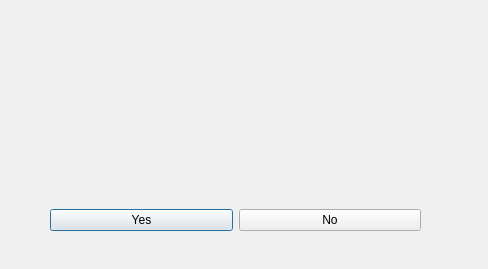
<?xml version="1.0" encoding="UTF-8"?>
<ui version="4.0">
 <class>aFoodDialog</class>
 <widget class="QDialog" name="aFoodDialog">
  <property name="geometry">
   <rect>
    <x>0</x>
    <y>0</y>
    <width>488</width>
    <height>269</height>
   </rect>
  </property>
  <property name="contextMenuPolicy">
   <enum>Qt::NoContextMenu</enum>
  </property>
  <property name="acceptDrops">
   <bool>true</bool>
  </property>
  <property name="windowTitle">
   <string>Delete Food Item</string>
  </property>
  <widget class="QWidget" name="">
   <property name="geometry">
    <rect>
     <x>50</x>
     <y>30</y>
     <width>371</width>
     <height>201</height>
    </rect>
   </property>
   <layout class="QVBoxLayout" name="verticalLayout">
    <item>
     <widget class="QLabel" name="promptLabel">
      <property name="styleSheet">
       <string notr="true">font: 11pt &quot;Sitka&quot;;</string>
      </property>
      <property name="text">
       <string/>
      </property>
      <property name="alignment">
       <set>Qt::AlignCenter</set>
      </property>
     </widget>
    </item>
    <item>
     <layout class="QHBoxLayout" name="horizontalLayout">
      <item>
       <widget class="QPushButton" name="yesButton">
        <property name="text">
         <string>Yes</string>
        </property>
       </widget>
      </item>
      <item>
       <widget class="QPushButton" name="noButton">
        <property name="text">
         <string>No</string>
        </property>
       </widget>
      </item>
     </layout>
    </item>
   </layout>
  </widget>
 </widget>
 <resources/>
 <connections/>
</ui>
